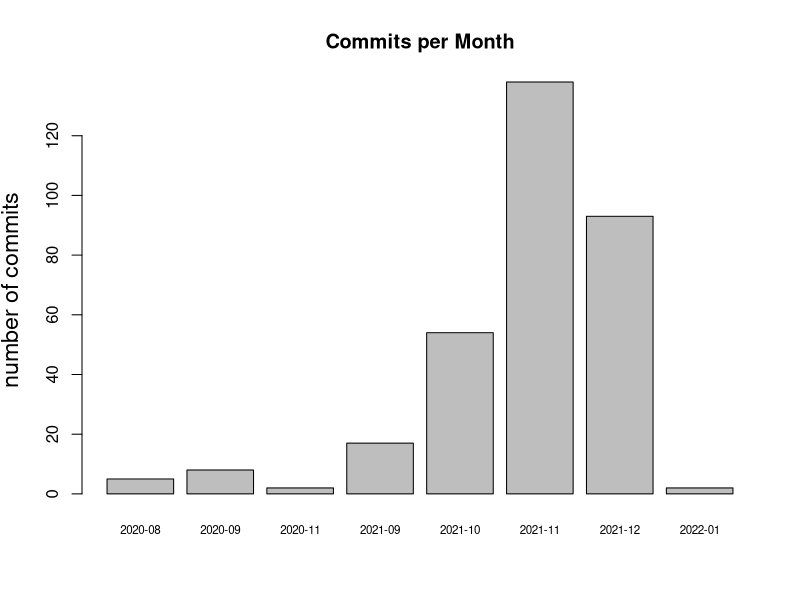

The R script that drew this image:
# get data from file
# column 1 is labels (row names)
w <- getwd()
w
#setwd("/Users/cyprien/Desktop/testRgene")
setwd(".visulogRTempFiles")

#z <- paste(w,".visulogRTempFiles",sep="/")
x <- read.table("commitsPerMonth.txt", header = FALSE)
colnames(x) <- c("nb", "auteurs")
attach(x)

## SETTINGS:
prob <- FALSE # set to TRUE if barplot(%) desired
tofile <- TRUE # set to FALSE to print in RStudio




pct <- 100*nb/sum(nb) # normalize to empirical probabilities (%)
# build colors from %
pcgood <- 10 # level qualifying what "good" means
cl <- (pct < pcgood)*2 # red
cl[cl == 0] <- 3   # green

# Do the plot
clab <- 1.4    # label size, 1 = default size
cnames <- 0.1  # bar names size, adapt to nb of bars
lgdbon <- paste("bon (>", pcgood,"%)")
setwd("../")
setwd(".graphs")

if (! tofile) if (prob) {
  barplot(pct, names.arg = auteurs, main="Commits par auteurs (%)",
        ylim = c(0, min(c(100, max(pct)+10))),
        xlab="auteurs", ylab="% de commits" , 
        cex.names = cnames, cex.lab=clab, col=cl, las = 2)
  legend("topleft", legend = c(lgdbon,"mauvais"), fill=3:2,
       bg = "antiquewhite")
  # visualize "good" level...
  abline(h = pcgood, lty=2, col=8)
} else {
  barplot(nb, names.arg = auteurs, main="Commits par auteurs",
          xlab="auteurs", ylab="nombre de commits", 
          cex.names = cnames, cex.lab=clab, las = 2)}

# output plot to a file in png; see ?pdf or ?png
if (tofile) {
  pdf(file = "CommitsPerMonth.pdf", width=9, height=7) # 1920/1080 full HD png
  clab <- 1.4    # label size, 1 = default size
  cnames <- 0.7  # bar names size, adapt to nb of bars
  
  if (prob) {
    barplot(pct, names.arg = auteurs, main="Commits par auteurs (%)",
            ylim = c(0, min(c(100, max(pct)+10))),
            xlab="auteurs", ylab="% de commits" , 
            cex.names = cnames, cex.lab=clab, col=cl)
    legend("topleft", legend = c(lgdbon,"mauvais"), fill=3:2,
           bg = "antiquewhite")
    # visualize "good" level...
    abline(h = pcgood, lty=2, col=8)
  } else {
    barplot(nb, names.arg = auteurs, main="Commits per Month",
            xlab="", ylab="number of commits", 
            cex.names = cnames, cex.lab=clab)}
  
  dev.off() # close file
}
########
# pdf width=7, height=5

